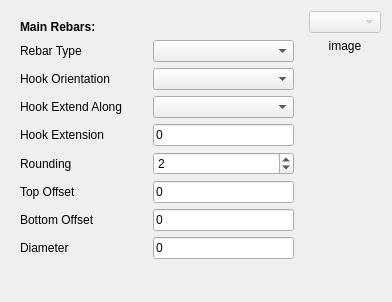
<?xml version="1.0" encoding="UTF-8"?>
<ui version="4.0">
 <class>Form</class>
 <widget class="QWidget" name="Form">
  <property name="geometry">
   <rect>
    <x>0</x>
    <y>0</y>
    <width>392</width>
    <height>302</height>
   </rect>
  </property>
  <property name="windowTitle">
   <string>Form</string>
  </property>
  <layout class="QGridLayout" name="gridLayout" columnstretch="1,0">
   <item row="0" column="0">
    <widget class="QWidget" name="main_rebars_dataWidget" native="true">
     <layout class="QFormLayout" name="formLayout">
      <item row="1" column="0">
       <widget class="QLabel" name="main_rebars_typeLabel">
        <property name="minimumSize">
         <size>
          <width>127</width>
          <height>0</height>
         </size>
        </property>
        <property name="text">
         <string>Rebar Type</string>
        </property>
       </widget>
      </item>
      <item row="1" column="1">
       <widget class="Gui::PrefComboBox" name="main_rebars_type">
        <property name="prefEntry" stdset="0">
         <cstring></cstring>
        </property>
        <property name="prefPath" stdset="0">
         <cstring></cstring>
        </property>
       </widget>
      </item>
      <item row="2" column="0">
       <widget class="QLabel" name="main_rebars_hookOrientationLabel">
        <property name="sizePolicy">
         <sizepolicy hsizetype="Fixed" vsizetype="Preferred">
          <horstretch>0</horstretch>
          <verstretch>0</verstretch>
         </sizepolicy>
        </property>
        <property name="minimumSize">
         <size>
          <width>127</width>
          <height>0</height>
         </size>
        </property>
        <property name="text">
         <string>Hook Orientation</string>
        </property>
       </widget>
      </item>
      <item row="2" column="1">
       <widget class="Gui::PrefComboBox" name="main_rebars_hookOrientation"/>
      </item>
      <item row="3" column="0">
       <widget class="QLabel" name="main_rebars_hookExtendAlongLabel">
        <property name="text">
         <string>Hook Extend Along</string>
        </property>
       </widget>
      </item>
      <item row="3" column="1">
       <widget class="Gui::PrefComboBox" name="main_rebars_hookExtendAlong"/>
      </item>
      <item row="4" column="0">
       <widget class="QLabel" name="main_rebars_hookExtensionLabel">
        <property name="text">
         <string>Hook Extension</string>
        </property>
       </widget>
      </item>
      <item row="4" column="1">
       <widget class="Gui::InputField" name="main_rebars_hookExtension">
        <property name="text">
         <string>0 </string>
        </property>
        <property name="unit" stdset="0">
         <string notr="true"/>
        </property>
       </widget>
      </item>
      <item row="5" column="0">
       <widget class="QLabel" name="main_rebars_LRebarRoundingLabel">
        <property name="text">
         <string>Rounding</string>
        </property>
       </widget>
      </item>
      <item row="5" column="1">
       <widget class="Gui::PrefSpinBox" name="main_rebars_rounding">
        <property name="value">
         <number>2</number>
        </property>
       </widget>
      </item>
      <item row="6" column="0">
       <widget class="QLabel" name="main_rebars_topOffsetLabel">
        <property name="text">
         <string>Top Offset</string>
        </property>
       </widget>
      </item>
      <item row="6" column="1">
       <widget class="Gui::InputField" name="main_rebars_topOffset">
        <property name="text">
         <string>0 </string>
        </property>
        <property name="unit" stdset="0">
         <string notr="true"/>
        </property>
       </widget>
      </item>
      <item row="7" column="0">
       <widget class="QLabel" name="main_rebars_bottomOffsetLabel">
        <property name="text">
         <string>Bottom Offset</string>
        </property>
       </widget>
      </item>
      <item row="7" column="1">
       <widget class="Gui::InputField" name="main_rebars_bottomOffset">
        <property name="text">
         <string>0 </string>
        </property>
        <property name="unit" stdset="0">
         <string notr="true"/>
        </property>
       </widget>
      </item>
      <item row="8" column="0">
       <widget class="QLabel" name="main_rebars_diameterLabel">
        <property name="minimumSize">
         <size>
          <width>0</width>
          <height>0</height>
         </size>
        </property>
        <property name="text">
         <string>Diameter</string>
        </property>
       </widget>
      </item>
      <item row="8" column="1">
       <widget class="Gui::InputField" name="main_rebars_diameter">
        <property name="text">
         <string>0 </string>
        </property>
        <property name="unit" stdset="0">
         <string notr="true"/>
        </property>
       </widget>
      </item>
      <item row="0" column="0" colspan="2">
       <widget class="QLabel" name="main_rebars_heading">
        <property name="font">
         <font>
          <weight>75</weight>
          <bold>true</bold>
         </font>
        </property>
        <property name="text">
         <string>Main Rebars:</string>
        </property>
       </widget>
      </item>
     </layout>
    </widget>
   </item>
   <item row="0" column="1">
    <layout class="QVBoxLayout" name="ties_configurationLayout">
     <item>
      <widget class="Gui::PrefComboBox" name="ties_configuration">
       <property name="enabled">
        <bool>false</bool>
       </property>
       <property name="sizePolicy">
        <sizepolicy hsizetype="Preferred" vsizetype="Preferred">
         <horstretch>0</horstretch>
         <verstretch>0</verstretch>
        </sizepolicy>
       </property>
       <property name="prefEntry" stdset="0">
        <cstring></cstring>
       </property>
       <property name="prefPath" stdset="0">
        <cstring></cstring>
       </property>
      </widget>
     </item>
     <item>
      <widget class="QLabel" name="ties_configurationImage">
       <property name="sizePolicy">
        <sizepolicy hsizetype="Expanding" vsizetype="Expanding">
         <horstretch>0</horstretch>
         <verstretch>0</verstretch>
        </sizepolicy>
       </property>
       <property name="text">
        <string>image</string>
       </property>
       <property name="scaledContents">
        <bool>false</bool>
       </property>
       <property name="alignment">
        <set>Qt::AlignHCenter|Qt::AlignTop</set>
       </property>
      </widget>
     </item>
    </layout>
   </item>
  </layout>
 </widget>
 <customwidgets>
  <customwidget>
   <class>Gui::InputField</class>
   <extends>QLineEdit</extends>
   <header>Gui/InputField.h</header>
  </customwidget>
  <customwidget>
   <class>Gui::PrefSpinBox</class>
   <extends>QSpinBox</extends>
   <header>Gui/PrefWidgets.h</header>
  </customwidget>
  <customwidget>
   <class>Gui::PrefComboBox</class>
   <extends>QComboBox</extends>
   <header>Gui/PrefWidgets.h</header>
  </customwidget>
 </customwidgets>
 <resources/>
 <connections/>
</ui>
